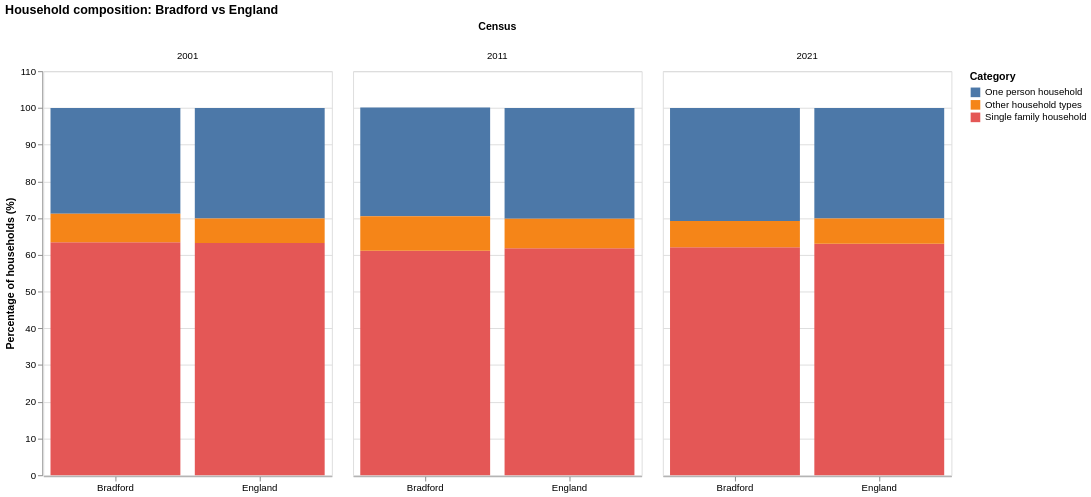

Here is the notebook cell this chart was saved with:
### Code cell
plot_household_area_compare(
    df_composition,
    area_names=("Bradford", "England"),
    title="Household composition: Bradford vs England"
)
